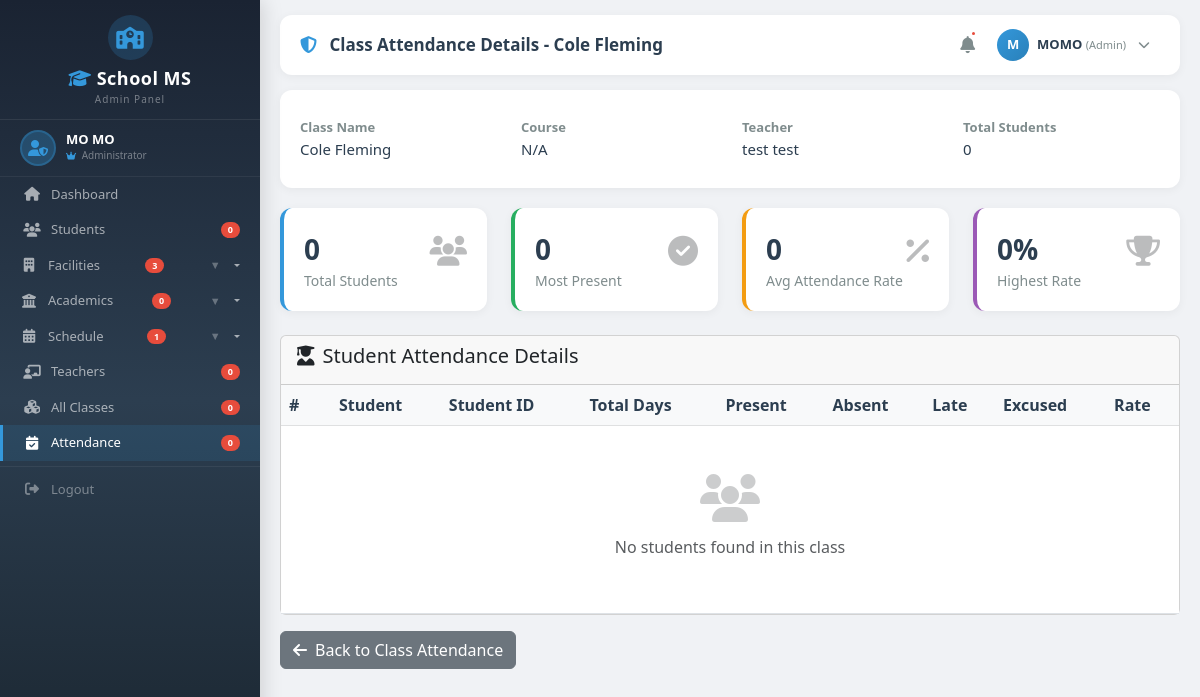
Before: /attendance/admin/class/3/ (signed in) with the older database file.
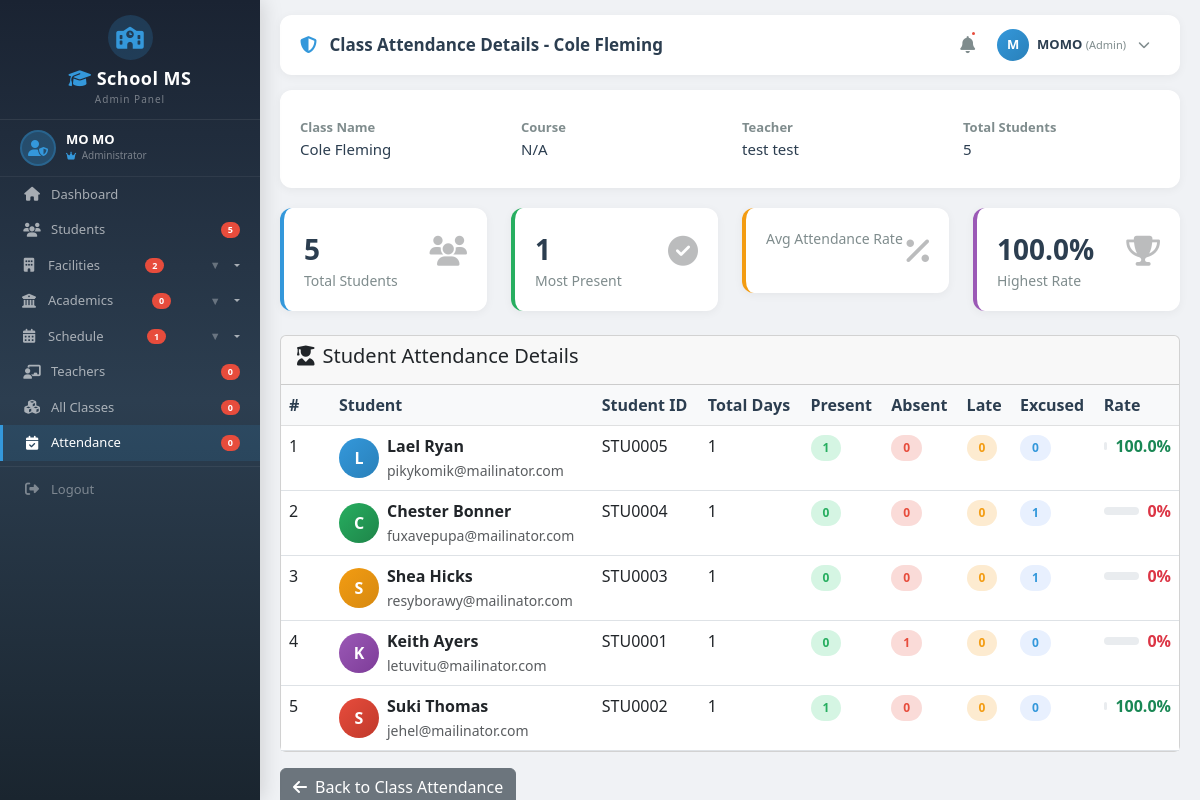
After: the same page with the newer database file.
### students/models.py (models this page shows, shortened)
class Student(models.Model):
    GENDER_CHOICES = [
        ('M', 'Male'),
        ('F', 'Female'),
        ('O', 'Other')
    ]
    YEAR_CHOICES = [
        ('1', '1st Year'),
        ('2', '2nd Year'),
        ('3', '3rd Year'),
        ('4', '4th Year'),
        ('5', '5th Year'),
    ]
    user = models.OneToOneField(User, on_delete=models.CASCADE, related_name='student_profile', null=True, blank=True)
    student_id = models.CharField(max_length=20, unique=True, editable=False)
    first_name = models.CharField(max_length=100)
    last_name = models.CharField(max_length=100)
    date_of_birth = models.DateField()
    gender = models.CharField(max_length=10, choices=GENDER_CHOICES)
    phone = models.CharField(max_length=15)
    email = models.EmailField()
    address = models.TextField()
    guardian_name = models.CharField(max_length=100)
    guardian_phone = models.CharField(max_length=15)
    guardian_email = models.EmailField(blank=True, null=True)
    enrollment_date = models.DateField(auto_now_add=True)
    major = models.ForeignKey(Major, on_delete=models.SET_NULL, null=True, blank=True, related_name='students')
    year = models.CharField(max_length=10, choices=YEAR_CHOICES, default='1')
    semester = models.IntegerField(default=1, help_text="Current semester (1-8)")
    graduation_year = models.IntegerField(null=True, blank=True)
    class_enrolled = models.ForeignKey(Class, on_delete=models.SET_NULL, null=True, blank=True, related_name='students')
    courses = models.ManyToManyField(Course, blank=True, related_name='students')
    is_active = models.BooleanField(default=True)
    profile_picture = models.ImageField(upload_to='students/', blank=True, null=True)
    qr_code = models.ImageField(upload_to='qr_codes/', blank=True, null=True)
    qr_registered = models.BooleanField(default=False)
    registration_completed = models.BooleanField(default=False)
    created_at = models.DateTimeField(auto_now_add=True)
    updated_at = models.DateTimeField(auto_now=True)
    def get_full_name(self):
        return f"{self.first_name} {self.last_name}"
    class Meta:
        ordering = ['-enrollment_date']

### attendance/views.py (the view)
# urls.py: path('admin/class/<int:class_id>/', views.admin_class_attendance_detail, name='admin_class_attendance_detail'),
@login_required
@admin_required
def admin_class_attendance_detail(request, class_id):
    class_obj = get_object_or_404(Class, id=class_id)
    students = Student.objects.filter(class_enrolled=class_obj, is_active=True)
    student_data = []
    for student in students:
        attendances = Attendance.objects.filter(student=student, class_obj=class_obj)
        total = attendances.count()
        present = attendances.filter(status='present').count()
        absent = attendances.filter(status='absent').count()
        late = attendances.filter(status='late').count()
        excused = attendances.filter(status='excused').count()
        rate = round((present / total) * 100, 1) if total > 0 else 0
        student_data.append({
            'student': student,
            'total': total,
            'present': present,
            'absent': absent,
            'late': late,
            'excused': excused,
            'rate': rate
        })
    context = {
        'class': class_obj,
        'student_data': student_data,
        'total_students': len(student_data),
    }
    return render(request, 'Backend/admin/attendance/class_attendance_detail.html', context)

### classes/context_processors.py (called while the page is built)
def sidebar_counts(request):
    return {
        'total_buildings': Building.objects.filter(is_active=True).count(),
        'total_floors': Floor.objects.filter(is_active=True).count(),
        'total_rooms': Room.objects.filter(is_active=True).count(),
        'total_terms': Term.objects.filter(is_active=True).count(),
        'total_timeslots': TimeSlot.objects.filter(is_active=True).count(),
    }

### teachers/models.py (called while the page is built)
    def get_full_name(self):
        return f"{self.first_name} {self.last_name}"

### templates/Backend/admin/attendance/class_attendance_detail.html (shortened to what the changed rows need)
{% extends 'Backend/layouts/admin_layout.html' %}
{% load static %}
{% block content %}
<div class="class-info-card">
    <div class="row">
        <div class="col-md-3">
            <div class="info-item">
                <div class="info-label">Total Students</div>
                <div class="info-value">{{ total_students }}</div>
            </div>
        </div>
    </div>
</div>
<div class="row g-4 mb-4">
    <div class="col-md-3 col-sm-6">
        <div class="stats-card">
            <div class="d-flex justify-content-between">
                <div>
                    <div class="number">{{ student_data|length }}</div>
                    <div class="label">Total Students</div>
                </div>
            </div>
        </div>
    </div>
    <div class="col-md-3 col-sm-6">
        <div class="stats-card green">
            <div class="d-flex justify-content-between">
                <div>
                    <div class="number">
                        {% with max_present=student_data|dictsortreversed:"present"|first %}
                        {{ max_present.present|default:0 }}
                        {% endwith %}
                    </div>
                    <div class="label">Most Present</div>
                </div>
            </div>
        </div>
    </div>
    <div class="col-md-3 col-sm-6">
        <div class="stats-card orange">
            <div class="d-flex justify-content-between">
                <div>
                    <div class="number">
                        {% if student_data %}
                        {% with total_rate=0 %}
                        {% for data in student_data %}
                        {% with total_rate=total_rate|add:data.rate %}
                        {% endwith %}
                        {% endfor %}
                        {% endwith %}
                        {{ total_rate|add:0 }}
                        {% else %}
                        0
                        {% endif %}
                    </div>
                    <div class="label">Avg Attendance Rate</div>
                </div>
            </div>
        </div>
    </div>
    <div class="col-md-3 col-sm-6">
        <div class="stats-card purple">
            <div class="d-flex justify-content-between">
                <div>
                    <div class="number">
                        {% with max_rate=student_data|dictsortreversed:"rate"|first %}
                        {{ max_rate.rate|default:0 }}%
                        {% endwith %}
                    </div>
                    <div class="label">Highest Rate</div>
                </div>
            </div>
        </div>
    </div>
</div>
<div class="card">
    <div class="card-body p-0">
        <div class="table-responsive">
            <table class="table table-hover mb-0">
                <thead class="table-light">
                    <tr>
                        <th style="width: 50px;">#</th>
                        <th>Student</th>
                        <th>Student ID</th>
                        <th>Total Days</th>
                        <th>Present</th>
                        <th>Absent</th>
                        <th>Late</th>
                        <th>Excused</th>
                        <th>Rate</th>
                    </tr>
                </thead>
                <tbody>
                    {% for data in student_data %}
                    <tr>
                        <td>{{ forloop.counter }}</td>
                        <td>
                            <div class="d-flex align-items-center gap-2">
                                <div class="student-avatar {% cycle 'blue' 'green' 'orange' 'purple' 'red' %}">
                                    {{ data.student.first_name|first|upper }}
                                </div>
                                <div>
                                    <div class="fw-bold">{{ data.student.get_full_name }}</div>
                                    <small class="text-muted">{{ data.student.email }}</small>
                                </div>
                            </div>
                        </td>
                        <td>{{ data.student.student_id }}</td>
                        <td>{{ data.total|default:0 }}</td>
                        <td>
                            <span class="status-badge present">
                                {{ data.present|default:0 }}
                            </span>
                        </td>
                        <td>
                            <span class="status-badge absent">
                                {{ data.absent|default:0 }}
                            </span>
                        </td>
                        <td>
                            <span class="status-badge late">
                                {{ data.late|default:0 }}
                            </span>
                        </td>
                        <td>
                            <span class="status-badge excused">
                                {{ data.excused|default:0 }}
                            </span>
                        </td>
                        <td>
                            <div class="d-flex align-items-center gap-2">
                                <div class="progress flex-grow-1">
                                </div>
                                <span
                                    class="fw-bold {% if data.rate >= 75 %}text-success{% elif data.rate >= 50 %}text-warning{% else %}text-danger{% endif %}">
                                    {{ data.rate|default:0 }}%
                                </span>
                            </div>
                        </td>
                    </tr>
                    {% empty %}
                    <tr>
                        <td colspan="9" class="text-center py-5">
                            <i class="fas fa-users fa-3x text-muted mb-3" style="opacity: 0.3;"></i>
                            <h6 class="text-muted">No students found in this class</h6>
                        </td>
                    </tr>
                    {% endfor %}
                </tbody>
            </table>
        </div>
    </div>
</div>
{% endblock %}

### templates/Backend/layouts/admin_layout.html (shortened to what the changed rows need)
{% load static %}
<!DOCTYPE html>
<html lang="en">
<head>
    <link href="https://cdn.jsdelivr.net/npm/bootstrap@5.3.0/dist/css/bootstrap.min.css" rel="stylesheet">
    <link rel="stylesheet" href="https://cdnjs.cloudflare.com/ajax/libs/font-awesome/6.4.0/css/all.min.css">
</head>
<body>
    <div class="sidebar" id="sidebar">
        <div class="sidebar-menu-wrapper">
            <ul class="sidebar-menu">
                <li>
                    <a href="{% url 'students:student_list' %}"
                        class="menu-link {% if 'students' in request.path %}active{% endif %}">
                        <i class="fas fa-users"></i> Students
                        <span class="badge-notification">{{ total_students|default:0 }}</span>
                    </a>
                </li>
                <li>
                    <button
                        class="dropdown-toggle {% if 'building' in request.path or 'floor' in request.path or 'room' in request.path %}active{% endif %}"
                        onclick="toggleDropdown(this)">
                        <i class="fas fa-building"></i> Facilities
                        <span class="badge-notification">{{ total_buildings|default:0 }}</span>
                        <span class="arrow">▼</span>
                    </button>
                </li>
            </ul>
        </div>
    </div>
    <div class="main-content" id="mainContent">
        <div class="content-area">
            {% block content %}{% endblock %}
        </div>
    </div>
</body>
</html>

Changed rows visible on the page:
added Student: student.first_name|first "L", student.get_full_name "Lael Ryan", student.email "pikykomik@mailinator.com", student.student_id "STU0005", total "1", present "1", absent "0", late "0", excused "0", rate "100.0"
added Student: student.first_name|first "C", student.get_full_name "Chester Bonner", student.email "fuxavepupa@mailinator.com", student.student_id "STU0004", total "1", present "0", absent "0", late "0", excused "1", rate "0"
now on this page (row edited): Student: student.first_name|first "S", student.get_full_name "Shea Hicks", student.email "resyborawy@mailinator.com", student.student_id "STU0003", total "1", present "0", absent "0", late "0", excused "1", rate "0"
now on this page (row edited): Student: student.first_name|first "K", student.get_full_name "Keith Ayers", student.email "letuvitu@mailinator.com", student.student_id "STU0001", total "1", present "0", absent "1", late "0", excused "0", rate "0"
now on this page (row edited): Student: student.first_name|first "S", student.get_full_name "Suki Thomas", student.email "jehel@mailinator.com", student.student_id "STU0002", total "1", present "1", absent "0", late "0", excused "0", rate "100.0"
Other visible differences:
{{ total_students|default:0 }}: "0" → "5"
{{ total_buildings|default:0 }}: "3" → "2"
{{ total_students }}: "0" → "5"
{{ student_data|length }}: "0" → "5"
{{ max_present.present|default:0 }}: "0" → "1"
{{ max_rate.rate|default:0 }}: "0" → "100.0"
text no longer shown: "0 No students found in this class"
